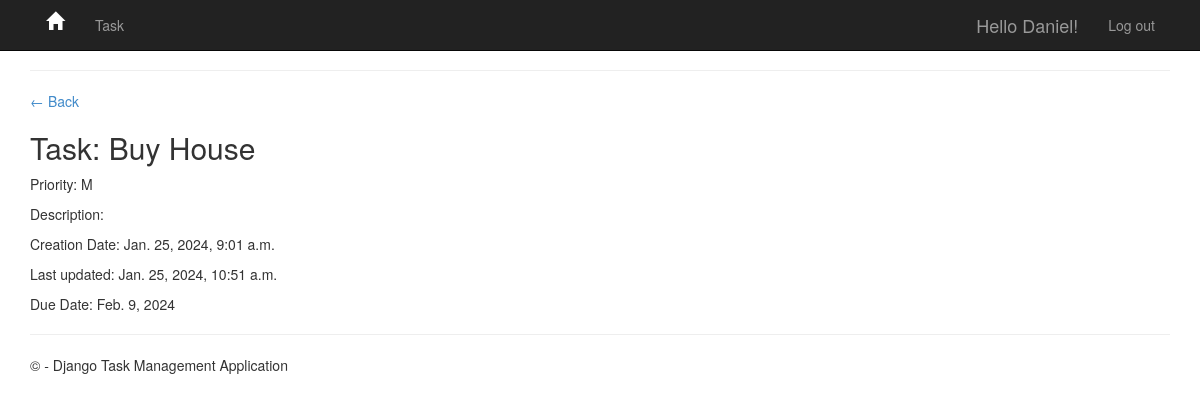
Screenshot of /task/25/ (signed in) with the database file from the repository.
### app/models.py (models this page shows, shortened)
class Task(models.Model):
    PRIORITY_CHOICES = [
        ('L', 'Low'),
        ('M', 'Medium'),
        ('H', 'High'),
        ('F', 'Fast Lane'),
    ]
    due_date = models.DateField(
        auto_now_add=False, auto_now=False, blank=True, null=True)
    user = models.ForeignKey(
        User, on_delete=models.CASCADE, null=True, blank=True)
    title = models.CharField(max_length=200)
    description = models.TextField(null=True, blank=True)
    complete = models.BooleanField(default=False)
    create = models.DateTimeField(auto_now_add=True)
    update = models.DateTimeField(auto_now=True)
    priority = models.CharField(
        max_length=1,
        choices=PRIORITY_CHOICES,
        default='L',
    )
    class Meta:
        ordering = ['complete']

### app/views.py (the view)
# urls.py: path('task/<int:pk>/', views.TaskDetail.as_view(), name='task'),
class TaskDetail(LoginRequiredMixin, DetailView):
    model = Task
    context_object_name = 'task'
    template_name = 'app/task.html'

### app/templates/app/task.html
{% extends 'app/layout.html' %}
{% block content %}
<hr />
<p><a href="{% url 'tasks' %}">&#8592; Back</a></p>
<h2>Task: {{ task.title }}</h2>
<p>Priority: {{ task.priority }}</p>
<p>Description: {{ task.description }}</p>
<p>Creation Date: {{ task.create }}</p>
<p>Last updated: {{ task.update }}</p>
<p>Due Date: {{ task.due_date }}</p>
{% endblock content %}

### app/templates/app/loginpartial.html (shortened to what this page needs)
{% if user.is_authenticated %}
<form id="logoutForm" action="/logout/" method="post" class="navbar-right">
    <ul class="nav navbar-nav navbar-right">
        <li><span class="navbar-brand">Hello {{ user.username }}!</span></li>
        <li><a href="javascript:document.getElementById('logoutForm').submit()">Log out</a></li>
    </ul>
</form>
{% else %}
<ul class="nav navbar-nav navbar-right">
    <li><a href="{% url 'login' %}">Log in</a></li>
    <li><a href="{% url 'signup' %}">Sign up</a></li>
</ul>
{% endif %}

### app/static/app/content/site.css (style rules this page uses)
body { padding-top: 50px; padding-bottom: 20px; }

### rows the page displays
Task: title "Buy House", priority "M", create "Jan. 25, 2024, 9:01 a.m.", update "Jan. 25, 2024, 10:51 a.m.", due_date "Feb. 9, 2024"

### other values shown
{{ user.username }} "Daniel"
